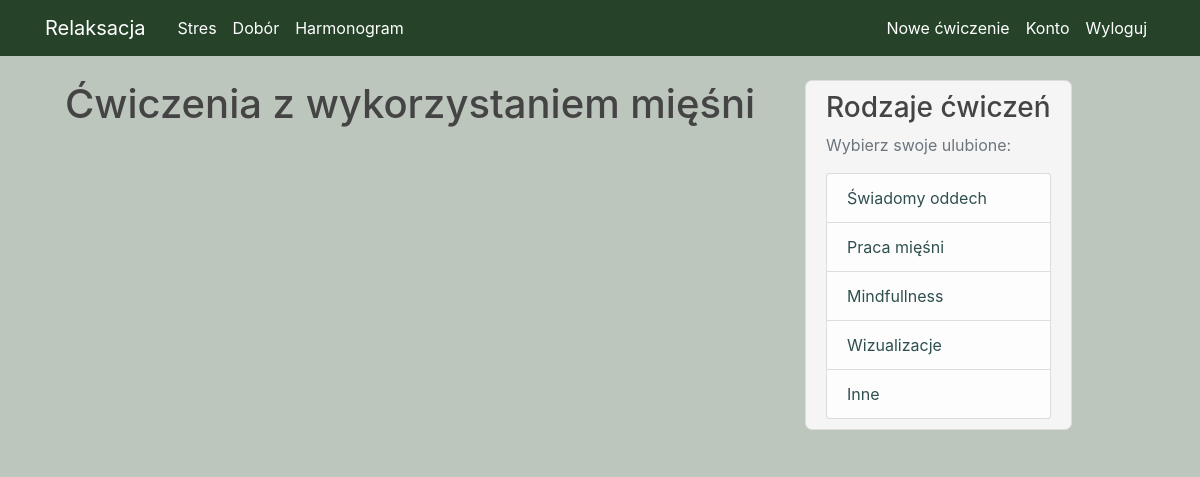
Page /miesnie (signed in) on the earlier database version.
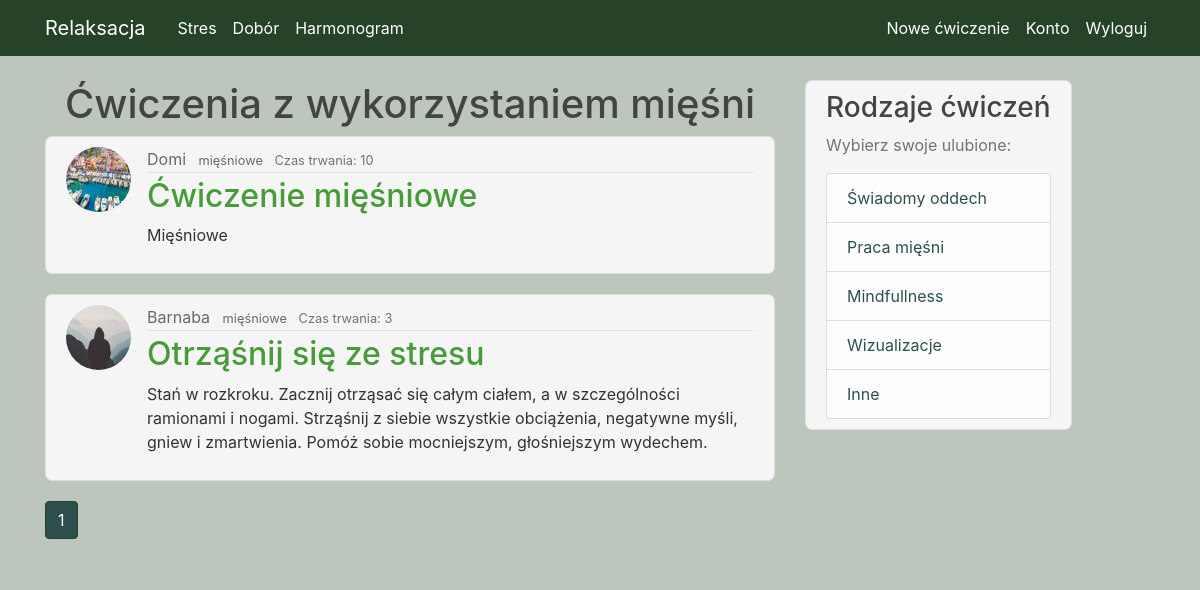
Same page on the later database version.
### Relaks/models.py (models this page shows, shortened)
class Post(db.Model):
    id = db.Column(db.Integer, primary_key=True, autoincrement=True)
    name = db.Column(db.String(100), nullable=True)
    category = db.Column(db.String(100), nullable=True)
    time = db.Column(db.Integer, nullable=True)
    content = db.Column(db.Text, nullable=True)
    user_id = db.Column(db.Integer, db.ForeignKey('user.id'), nullable=False)

class User(db.Model, UserMixin):
    id = db.Column(db.Integer, primary_key=True)
    username = db.Column(db.String(20), unique=True, nullable=False)
    email = db.Column(db.String(120), unique=True, nullable=False)
    image_file = db.Column(db.String(20), nullable=False, default='default.jpg')
    password = db.Column(db.String(60), nullable=False)
    posts = db.relationship('Post', backref='author', lazy=True)

### Relaks/routes.py (the view)
@app.route("/miesnie", methods=['GET', 'POST'])
@login_required
def miesnie():
    page = request.args.get('page', 1, type=int)
    post = Post.query.filter(
        Post.category == 'mięśniowe').paginate(page=page, per_page=5)
    return render_template('miesnie.html', title='Mięśnie', post=post)

### Relaks/models.py (called while the page is built)
@login_manager.user_loader
def load_user(user_id):
    return User.query.get(int(user_id))

### Relaks/templates/miesnie.html (shortened to what this page needs)
{% extends "layout.html" %}
{% block content %}
    <h1 style="text-align: center"> Ćwiczenia z wykorzystaniem mięśni </h1>
{% for post in post.items %}
          <article class="media content-section">
          <img class="rounded-circle article-img" src="{{ url_for('static', filename='photo/' + post.author.image_file) }}">
          <div class="media-body">
            <div class="article-metadata">
              <a class="mr-2" href="#">{{ post.author.username }}</a>
              <small class="article-category">
          <a
            class="mr-2"
            href="{{ url_for('miesnie', category=post.category) }}"
            >{{ post.category }}</a>
                </small>
                <small class="text-muted">Czas trwania: {{ post.time }}</small>
            </div>
            <h2> <a class="article-title" href="{{ url_for('post', post_id=post.id) }}">{{ post.name}}</a> </h2>
            <p class="article-content">{{ post.content }}</p>
          </div>
        </article>
    {% endfor %}
      {% for page_num in post.iter_pages(left_edge=1, right_edge=1, left_current=1, right_current=2) %}
        {% if page_num %}
            {% if post.page == page_num %}
                <a class="btn btn-info mb-4" style="background-color: darkslategrey; border-color: #26432a" href="{{ url_for('miesnie', page=page_num)  }}"> {{ page_num }}</a>
             {% else %}
                <a class="btn btn-outline-info mb-4" style="background-color: darkslategrey; border-color: #26432a; " href="{{ url_for('miesnie', page=page_num)  }}"> {{ page_num }}</a>
             {% endif %}
        {% endif %}
    {% endfor %}
{% endblock content %}

### Relaks/templates/layout.html (shortened to what this page needs)
<!DOCTYPE html>
<html lang="pl">
<head>
    <link rel="stylesheet" href="https://maxcdn.bootstrapcdn.com/bootstrap/4.0.0/css/bootstrap.min.css">
    <link rel="stylesheet" type="text/css" href="{{ url_for('static', filename='main.css') }}">
</head>
<body>
    <header class="site-header">
      <nav class="navbar navbar-expand-md navbar-dark bg-steel fixed-top">
        <div class="container">
          <a class="navbar-brand mr-4" href="/">Relaksacja</a>
          <div class="collapse navbar-collapse" id="navbarToggle">
            <div class="navbar-nav mr-auto">
                <a class="nav-item nav-link" href="{{ url_for('stres') }}">Stres</a>
                <a class="nav-item nav-link" href="{{ url_for('dobor') }}">Dobór </a>
                <a class="nav-item nav-link" href="{{ url_for('harmonogram') }}">Harmonogram </a>
            </div>
            <div class="navbar-nav">
                {% if current_user.is_authenticated %}
                     <a class="nav-item nav-link" href="{{ url_for('new_post') }}">Nowe ćwiczenie</a>
                    <a class="nav-item nav-link" href="{{ url_for('account') }}">Konto</a>
                    <a class="nav-item nav-link" href="{{ url_for('logout') }}">Wyloguj</a>
                {% else %}
                    <a class="nav-item nav-link" href="{{ url_for('login') }}">Zaloguj</a>
                    <a class="nav-item nav-link" href="{{ url_for('register') }}">Zarejestruj</a>
                {% endif %}
            </div>
          </div>
        </div>
      </nav>
    </header>
    <main role="main" class="container">
      <div class="row">
        <div class="col-md-8">
          {% block content %}{% endblock %}
        </div>
        <div class="col-md-4">
          <div class="content-section" style="display: inline-block;">
            <h3> Rodzaje ćwiczeń </h3>
            <p class='text-muted'> Wybierz swoje ulubione:
              <ul class="list-group" style="color: #444444;">
                  <li class="list-group-item list-group-item-light" > <a href="{{ url_for('oddech') }}" style="color: darkslategrey"> Świadomy oddech </a> </li>
                  <li class="list-group-item list-group-item-light"> <a href="{{ url_for('miesnie') }}" style="color: darkslategrey"> Praca mięśni </a> </li>
                  <li class="list-group-item list-group-item-light"> <a href="{{ url_for('mindfullness') }}" style="color: darkslategrey" >Mindfullness  </a> </li>
                  <li class="list-group-item list-group-item-light"> <a href="{{ url_for('wizualizacje') }}" style="color: darkslategrey"> Wizualizacje  </a> </li>
                  <li class="list-group-item list-group-item-light" > <a href="{{ url_for('inne') }} " style="color: darkslategrey">  Inne   </a> </li>
              </ul>
          </div>
        </div>
      </div>
    </main>
</body>
</html>

### Relaks/static/main.css (style rules this page uses)
body { background-color: #bdc6bd; color: #333333; margin-top: 5rem; }
h1, h2, h3, h4, h5, h6 { color: #444444; }
.bg-steel { background-color: #26432a; }
.site-header .navbar-nav .nav-link { background-color: #26432a; color: white; }
.content-section { background-color: whitesmoke; padding: 10px 20px; border: 1px solid #dddddd; border-radius: 7px; margin-bottom: 20px; }
.article-title { color: #489b39; }
.article-content { white-space: pre-line; background-color: whitesmoke; }
.article-img { height: 65px; width: 65px; margin-right: 16px; }
.article-metadata { padding-bottom: 1px; margin-bottom: 4px; border-bottom: 1px solid #e3e3e3; color: #444444; }
.col-md-4 { background-color: #bdc6bd; }
.btn { background-color: #26432a; }
.mr-2 { color: dimgrey; }

Differences in the rows shown:
added Post: image_file (picture), author.username "Domi", category "mięśniowe", time "10", name "Ćwiczenie mięśniowe", content "Mięśniowe"
added Post: image_file (placeholder picture), author.username "Barnaba", category "mięśniowe", time "3", name "Otrząśnij się ze stresu", content "Stań w rozkroku. Zacznij otrząsać się całym ciałem, a w szczególności ramionami i nogami. Strząśnij z siebie wszystkie obciążenia, negatywne myśli, gniew i zmartwienia. Pomóż sobie mocniejszym, głośniejszym wydechem."
Other differences:
new list line: "1"
